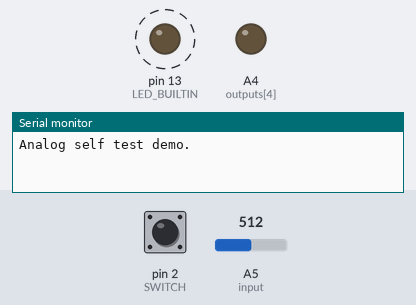
A sketch run on a simulated Arduino Uno, built with avr-gcc and run on an emulated ATmega328P. On the bench: output pins drawn as LEDs (lit = HIGH), the last lines printed to the serial monitor. Dashed ring = blinking. Inputs (shaded band) come from the test bench; at power-on: pin 2 (SWITCH) HIGH, A5 (input) = 512.

Above: at 1.4 s.
1.5 s: pin 2 (SWITCH) pulled LOW for 0.35 s
At 2.8 s:
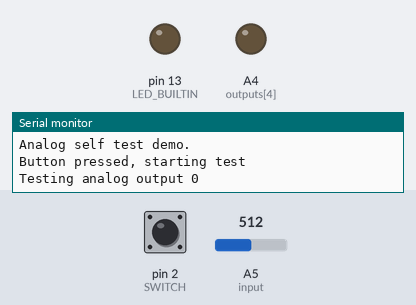
4.8 s: A5 (input) set to 112
7.0 s: A5 (input) set to 94
10.0 s: A5 (input) set to 110
13.0 s: A5 (input) set to 90
At 14.8 s:
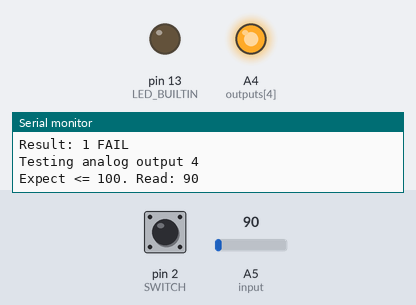
16.0 s: A5 (input) set to 910
At 16.15 s:
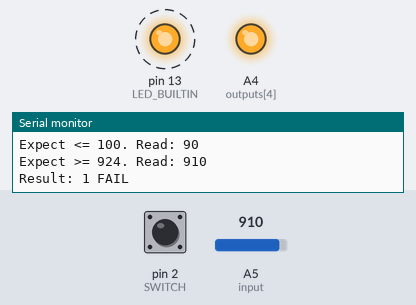
19.0 s: A5 (input) set to 942
Timing chart, 0 to 23.0 s (numbered marks = the images above; inputs shaded):
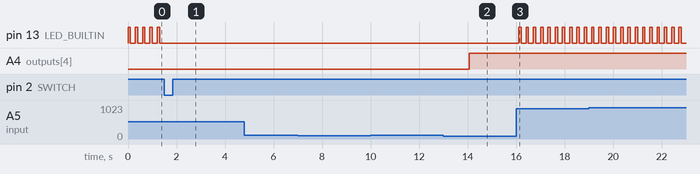

Measured:
- after the input at 1.5 s, pin 13 (LED_BUILTIN): stops changing and stays LOW
- after the input at 13.0 s, pin 13 (LED_BUILTIN): stops changing and stays LOW; A4 (outputs[4]): LOW → HIGH after 1.1 s
- by itself, pin 13 (LED_BUILTIN): alternates HIGH for 0.10 s and LOW for 0.20 s

The sketch:

self-test.ino
```cpp
#include <Arduino.h>

#define SWITCH 2

// Define input and output analog pins
int input = A5;
int outputs[] = {A0, A1, A2, A3, A4};
size_t num_outputs = sizeof(outputs) / sizeof(outputs[0]);

void setup() {
  Serial.begin(115200);

  // Pin initialisations
  // LED and switch
  pinMode(LED_BUILTIN, OUTPUT);
  digitalWrite(LED_BUILTIN, LOW);
  pinMode(SWITCH, INPUT_PULLUP);

  // Analog test input
  //pinMode(input, INPUT);

  Serial.println("Analog self test demo.");
}

// Run test when button pressed
void loop() {
  // Wait for switch to be pressed
  while (digitalRead(SWITCH) == HIGH) {
    do_flash();
    delay(200);
  }

  // Detect button start event with simple debouncing
  if (digitalRead(SWITCH) == LOW) {
    delay(50);

    if (digitalRead(SWITCH) == LOW) {
      Serial.println("Button pressed, starting test");

      // Run scan
      self_test();

      // Wait for switch to be released
      while (digitalRead(SWITCH) == LOW) {}
    }
  }

  delay(50);
}

// Run tests for all channels
void self_test() {
  for (uint8_t chan=0; chan<num_outputs; chan++) {
      Serial.print("Testing analog output ");
      Serial.println(chan);

      // Run the test
      int result = run_analog_self_test(chan);

      Serial.print("Result: ");
      Serial.print(result);
      if (result == 0) {
        Serial.println(" PASS");
      } else {
        Serial.println(" FAIL");
      }
  }
}

// Run self test for one output channel
int run_analog_self_test(int chan) {
  int result;

  // Get the pin number for the test channel
  int test_chan = outputs[chan];

  // Set all other output pins to high impedance
  for (uint8_t i=0; i<num_outputs; i++) {
    pinMode(outputs[i], INPUT); // Set to high impedance
  }

  // Set output under test to output
  pinMode(test_chan, OUTPUT);

  // Off (0V) /////////////////////////////////////////////////////
  // Target is 0 with dead band of 100 (10%) to allow for noise
  digitalWrite(test_chan, LOW);
  delay(2000);
  result = analogRead(input);

  Serial.print("Expect <= 100. Read: ");
  Serial.println(result);

  if (result > 100) {
    return 1;  // Fail
  }

  delay(250);

  // On (5V) //////////////////////////////////////////////////////
  // Target is 255 with dead band of 100 (10%) for noise
  digitalWrite(test_chan, HIGH);
  delay(2000);
  result = analogRead(input);

  Serial.print("Expect >= 924. Read: ");
  Serial.println(result);

  if (result < 924) {
    return 1;  // Fail
  }

  delay(250);

  // 50% duty cycle PWM (2.5V) ////////////////////////////////////
  // Target is 512 +/- 100
  analogWrite(test_chan, 180);
  delay(4000);
  result = analogRead(input);

  Serial.print("Expect 412 <= x <= 612. Read: ");
  Serial.println(result);

  // Reset analogue output
  digitalWrite(test_chan, 0);

  if (result < 412 || result > 612) {
    return 1;  // Fail
  }

  return 0; // Pass
}

// Flash LED
void do_flash() {
    digitalWrite(LED_BUILTIN, HIGH);
    delay(100);
    digitalWrite(LED_BUILTIN, LOW);
}
```
